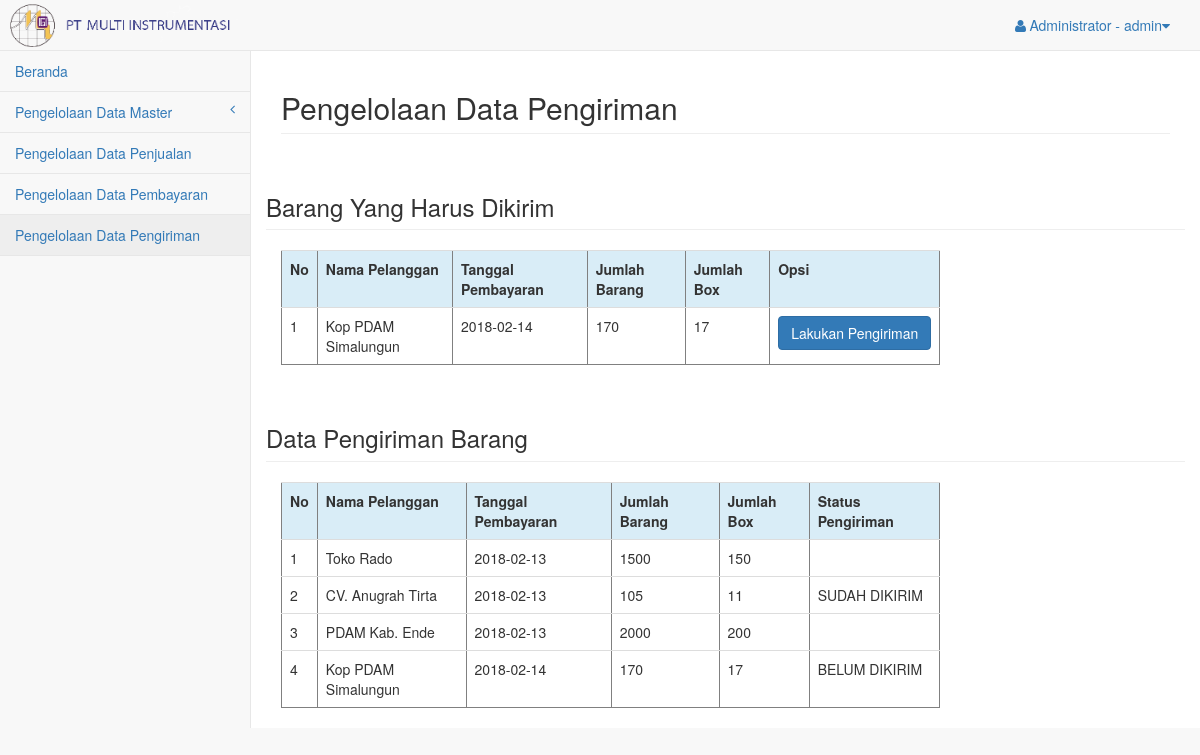
Screenshot of /pages/pemasaran/index.php?page=pengelolaan_data_pengiriman (signed in) with the database file from the repository.
### tables this page shows
CREATE TABLE `penjualan` (
  `id_penjualan` int(11) NOT NULL,
  `tanggal` date DEFAULT NULL,
  `id_pelanggan` int(15) DEFAULT NULL,
  `status_pembayaran` varchar(20) NOT NULL,
  `tanggal_bayar` date NOT NULL,
  `status_pengiriman` varchar(20) NOT NULL
);

CREATE TABLE `pelanggan` (
  `id_PELANGGAN` int(15) NOT NULL,
  `nama_pelanggan` varchar(20) NOT NULL,
  `alamat` varchar(30) DEFAULT NULL
);

### pages/pemasaran/pengelolaan_data_pengiriman.php (the view, shortened to what this page needs)
<?php
include 'koneksi.php';
$query_pembayaran =
            "SELECT pelanggan.nama_pelanggan nama_pelanggan,
            penjualan.tanggal_bayar tanggal_bayar,
            SUM(detil_penjualan.jumlah) jumlah_barang,
            penjualan.status_pembayaran status_pembayaran,
            penjualan.status_pengiriman status_pengiriman,
            penjualan.id_penjualan id_penjualan
            FROM penjualan JOIN pelanggan ON penjualan.id_pelanggan = pelanggan.id_pelanggan
            JOIN detil_penjualan on penjualan.id_penjualan = detil_penjualan.id_penjualan
            WHERE status_pembayaran = 'SUDAH DIBAYAR'
            AND status_pengiriman = 'BELUM DIKIRIM'
            GROUP BY id_penjualan
            ORDER BY tanggal_bayar ASC;
";
$sql_pembayaran = mysqli_query($koneksi,$query_pembayaran) or die(mysqli_error());
?>
<!DOCTYPE html>
<html>
    <head>
    </head>
    <body>
        <h2 class="page-header">Pengelolaan Data Pengiriman</h2>
        <div class="row">
            <h3 class="page-header">Barang Yang Harus Dikirim</h3>
            <div class="col-md-9">
                <table border="1" class="table">
                    <tr class="info">
                        <th>No</th>
                        <th>Nama Pelanggan</th>
                        <th>Tanggal Pembayaran</th>
                        <th>Jumlah Barang</th>
                        <th>Jumlah Box</th>
                        <th>Opsi</th>
                    </tr>
                    <?php
                        $nomor_pembayaran = 1;
                        while ($data_pembayaran = mysqli_fetch_array($sql_pembayaran)) {
                            $jumlah_barang = $data_pembayaran['jumlah_barang'];
                            $jumlah_box = ceil($jumlah_barang / 10);
                    ?>
                    <tr>
                        <td><?php echo $nomor_pembayaran++; ?></td>
                        <td><?php echo $data_pembayaran['nama_pelanggan']; ?></td>
                        <td><?php echo $data_pembayaran['tanggal_bayar']; ?></td>
                        <td><?php echo $jumlah_barang; ?></td>
                        <td><?php echo $jumlah_box; ?></td>
                        <td>
                            <form action="index.php?page=pengiriman_input" method="post">
                                <input type="submit" class="btn btn-primary" name="submit" value="Lakukan Pengiriman">
                            </form>
                        </td>
                    </tr>
                    <?php
                    }
                    ?>
                </table>
            </div>
        </div>
        <?php
        $query_pengiriman = "SELECT pelanggan.nama_pelanggan nama_pelanggan,
                            penjualan.tanggal_bayar tanggal_bayar,
                            SUM(detil_penjualan.jumlah) jumlah_barang,
                            penjualan.status_pembayaran status_pembayaran,
                            penjualan.status_pengiriman status_pengiriman,
                            penjualan.id_penjualan id_penjualan
                            FROM penjualan JOIN pelanggan ON penjualan.id_pelanggan = pelanggan.id_pelanggan
                            JOIN detil_penjualan on penjualan.id_penjualan = detil_penjualan.id_penjualan
                            WHERE status_pembayaran = 'SUDAH DIBAYAR'
                            GROUP BY id_penjualan
                            ORDER BY tanggal_bayar ASC;
        ";
        $sql_pengiriman = mysqli_query($koneksi,$query_pengiriman) or die(mysqli_error());
        ?>
        <div class="row">
            <h3 class="page-header">Data Pengiriman Barang</h3>
            <div class="col-md-9">
                <table border="1" class="table">
                    <tr class="info">
                        <th>No</th>
                        <th>Nama Pelanggan</th>
                        <th>Tanggal Pembayaran</th>
                        <th>Jumlah Barang</th>
                        <th>Jumlah Box</th>
                        <th>Status Pengiriman</th>
                    </tr>
                    <?php
                        $nomor_pengiriman = 1;
                        while ($data_pengiriman = mysqli_fetch_array($sql_pengiriman)) {
                            $jumlah_barang_pengiriman = $data_pengiriman['jumlah_barang'];
                            $jumlah_box_pengiriman = ceil($jumlah_barang_pengiriman / 10);
                    ?>
                    <tr>
                        <td><?php echo $nomor_pengiriman++; ?></td>
                        <td><?php echo $data_pengiriman['nama_pelanggan']; ?></td>
                        <td><?php echo $data_pengiriman['tanggal_bayar']; ?></td>
                        <td><?php echo $jumlah_barang_pengiriman; ?></td>
                        <td><?php echo $jumlah_box_pengiriman; ?></td>
                        <td><?php echo $data_pengiriman['status_pengiriman']; ?></td>
                    </tr>
                    <?php
                    }
                    ?>
                </table>
            </div>
        </div>
    </body>
</html>

### rows the page displays
penjualan: id_pelanggan.nama_pelanggan "Kop PDAM Simalungun", tanggal_bayar "2018-02-14", jumlah_barang "170", jumlah_box "17", jumlah_barang_pengiriman "170", jumlah_box_pengiriman "17", status_pengiriman "BELUM DIKIRIM"
penjualan: id_pelanggan.nama_pelanggan "Toko Rado", tanggal_bayar "2018-02-13", jumlah_barang_pengiriman "1500", jumlah_box_pengiriman "150"
penjualan: id_pelanggan.nama_pelanggan "CV. Anugrah Tirta", tanggal_bayar "2018-02-13", jumlah_barang_pengiriman "105", jumlah_box_pengiriman "11", status_pengiriman "SUDAH DIKIRIM"
penjualan: id_pelanggan.nama_pelanggan "PDAM Kab. Ende", tanggal_bayar "2018-02-13", jumlah_barang_pengiriman "2000", jumlah_box_pengiriman "200"

### other values shown
$hak_akses "Administrator"
$username "admin"
